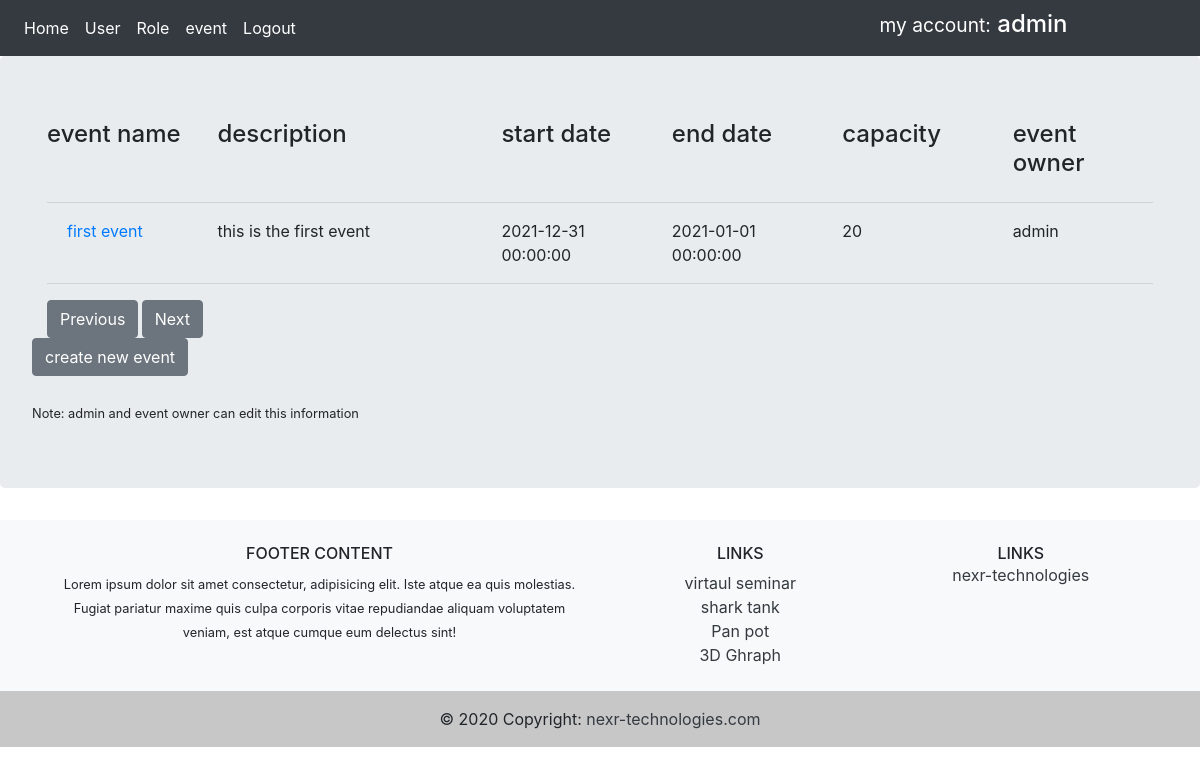
Before: /event (signed in) with the older database file.
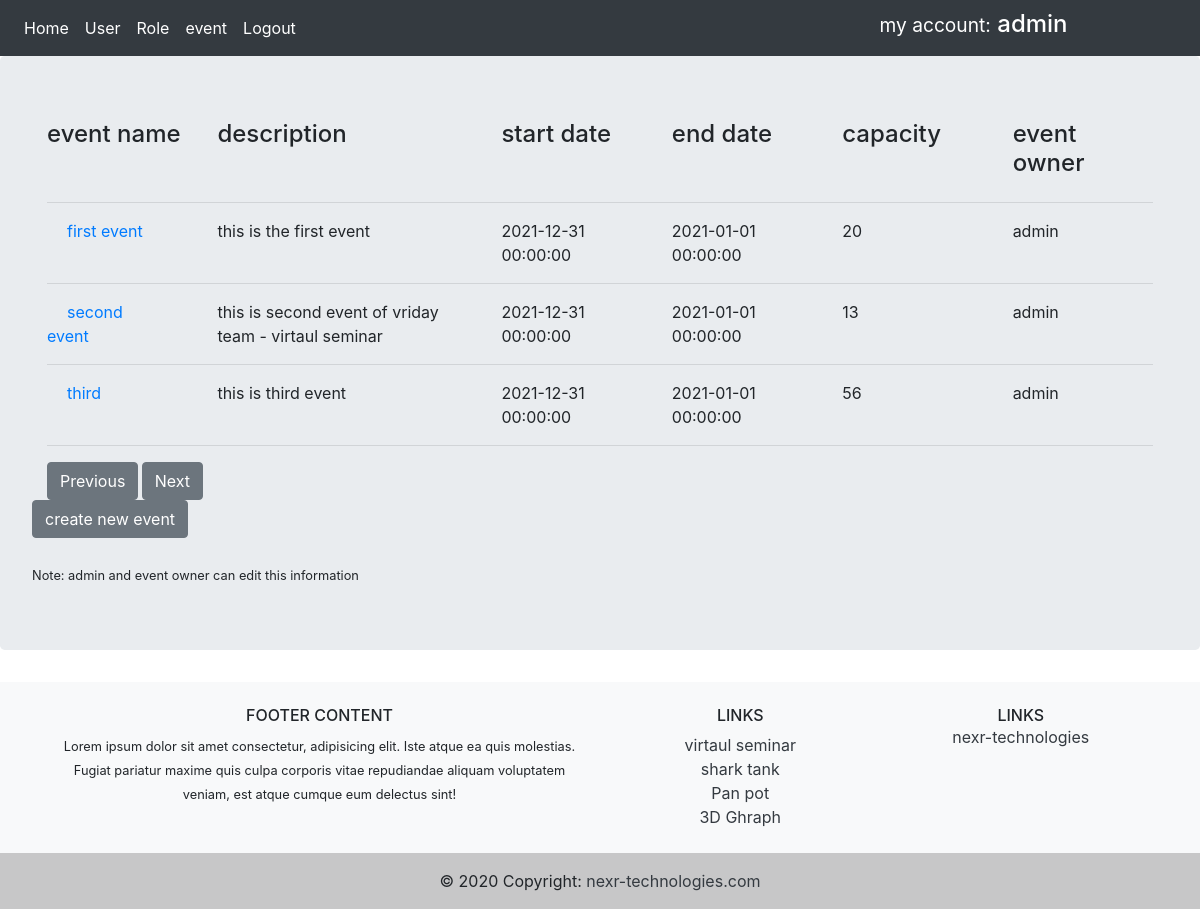
After: the same page with the newer database file.
### app/models.py (models this page shows, shortened)
class Event(db.Model):
    id = db.Column(db.Integer, primary_key=True)
    name = db.Column(db.String(120), nullable=False)
    description = db.Column(db.String(120), nullable=False)
    startdate = db.Column(db.DateTime, nullable=False,
                          default=datetime.datetime.now)
    enddate = db.Column(db.DateTime, nullable=False,
                        default=datetime.datetime.now)
    capacity = db.Column(db.Integer, nullable=True)
    user_id = db.Column(db.Integer, db.ForeignKey('user.id'), nullable=False)
    participants = db.relationship(
        'Participant', backref='eventParticipant', lazy=True)

class User(db.Model, UserMixin):
    id = db.Column(db.Integer, primary_key=True)
    username = db.Column(db.String(30), unique=True, nullable=False)
    email = db.Column(db.String(60), unique=True, nullable=False)
    password = db.Column(db.String(60), nullable=False)
    events = db.relationship('Event', backref='eventowner', lazy=True)
    roles = db.relationship('Role', backref='roleuser', lazy=True)

### app/routes.py (the view)
@app.route('/event', methods=['GET', 'POST'])
@login_required
def event():
    eventform = Event.query.limit(5).all()
    return render_template('event.html', form=eventform)

### app/models.py (called while the page is built)
@login_manager.user_loader
def load_user(user_id):
    return User.query.get(int(user_id))

### app/templates/event.html
{% extends 'base.html' %}
{% block content %}
<div class="container">
    <div class="row">
        <div class="col-sm">
            <h4>event name</h4>
        </div>
        <div class="col-3">
            <h4>description</h4>
        </div>
        <div class="col-sm">
            <h4>start date</h4>
        </div>
        <div class="col-sm">
            <h4>end date</h4>
        </div>
        <div class="col-sm">
            <h4>capacity</h4>
        </div>
        <div class="col-sm">
            <h4>event owner</h4>
        </div>
    </div>
    <hr />
    {% for event in form %}
    <div class="row">
        <div class="col-sm">
            <a href="{{ url_for('eventdetail', event_id=event.id) }}" class="card-body">{{ event.name }}</a>
        </div>
        <div class="col-3">
            {{ event.description }}
        </div>
        <div class="col-sm">
            {{ event.startdate }}
        </div>
        <div class="col-sm">
            {{ event.enddate }}
        </div>
        <div class="col-sm">
            {{ event.capacity }}
        </div>
        <div class="col-sm">
            {{ event.eventowner.username }}
        </div>
    </div>
    <hr />
    {% endfor %}
    <div class="row">
        <div class="col-1">
            <a href="{{ url_for('paging' , move=-1) }}" class="btn btn-secondary"> Previous </a>
        </div>
        <div class="col-1">
            <a href="{{ url_for('paging' , move=1) }}" class="btn btn-secondary"> Next </a>
        </div>
    </div>
</div>
{% if current_user.is_authenticated %}
{% if form.username == current_user.username or current_user.username == 'admin' %}
<a href="{{ url_for('new_event') }}" class="btn btn-secondary">create new event</a>
<br>
<br>
<small> Note: admin and event owner can edit this information </small>
{% endif %}
{% endif %}
{% endblock %}

Changed rows visible on the page:
added Event: name "second event", description "this is second event of vriday team - virtaul seminar", startdate "2021-12-31 00:00:00", enddate "2021-01-01 00:00:00", capacity "13", eventowner.username "admin"
added Event: name "third", description "this is third event", startdate "2021-12-31 00:00:00", enddate "2021-01-01 00:00:00", capacity "56", eventowner.username "admin"
